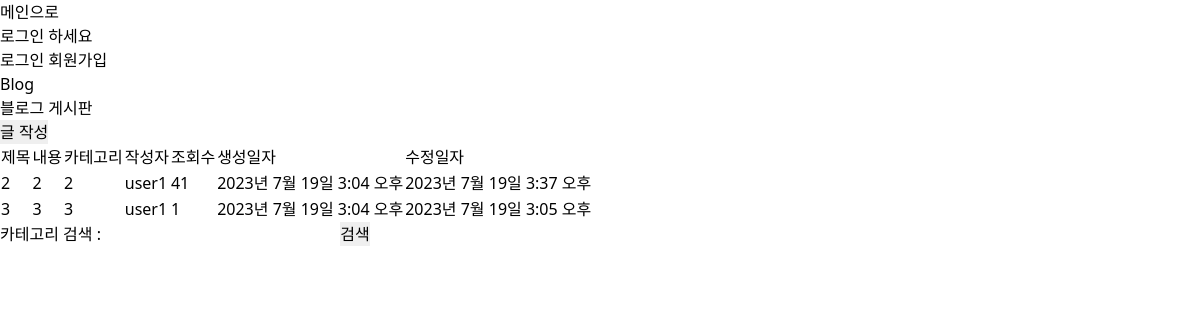
/blog/, run on an earlier commit of the app's database.
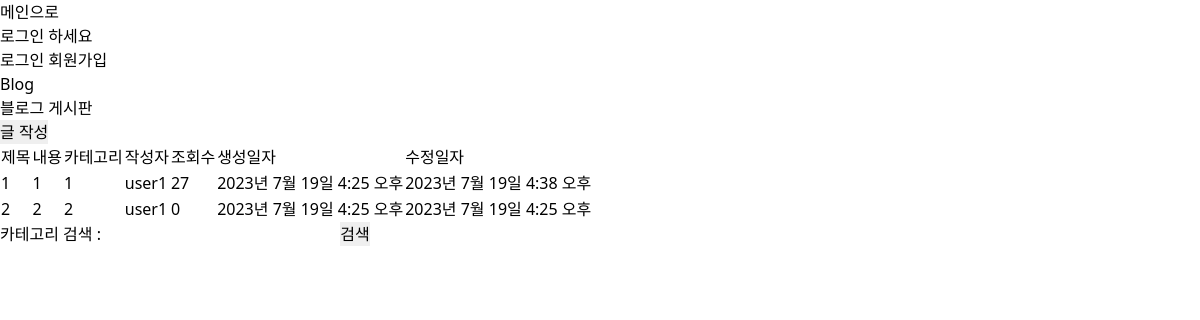
And on a later commit of the database.
### blog/models.py (models this page shows)
class Post(models.Model):
    title = models.CharField(max_length=30)
    content = models.TextField()
    imgfile = models.ImageField(null=True, upload_to="", blank=True)
    category = models.CharField(max_length=10)
    writer = models.ForeignKey(User, on_delete=models.CASCADE)
    count = models.PositiveIntegerField(default=0)
    created_at = models.DateTimeField(auto_now_add=True)
    updated_at = models.DateTimeField(auto_now=True)

### user/models.py (models this page shows)
class User(AbstractUser):
    username = models.CharField(unique=True, max_length=20)
    is_staff = models.BooleanField(default=False)
    is_active = models.BooleanField(default=True)
    is_superuser = models.BooleanField(default=False)
    last_login = models.DateTimeField(null=True, blank=True)
    date_joined = models.DateTimeField(auto_now_add=True)
    USERNAME_FIELD = "username"
    EMAIL_FIELD = "username"
    REQUIRED_FIELDS = []
    objects = UserManager()

### blog/views.py (the view)
# urls.py: path("", views.PostList.as_view(), name='post-list'),
class PostList(View):
    def get(self, request):
        post_objs = Post.objects.all()
        context = {
            'title': '블로그',
            'posts': post_objs
        }
        return render(request, 'blog/post_list.html', context)

### blog/templates/blog/post_list.html (shortened to what this page needs)
{% extends 'base.html' %}
{% block content %}
    <p>블로그 게시판</p>
    <form action="{% url 'blog:post-write' %}" method="get">
        <input type="submit" value="글 작성">
    </form>
    {% if posts %}
        <table>
            <thead>
                <tr>
                    <td>제목</td>
                    <td>내용</td>
                    <td>카테고리</td>
                    <td>작성자</td>
                    <td>조회수</td>
                    <td>생성일자</td>
                    <td>수정일자</td>
                </tr>
            </thead>
            <tbody>
                {% for post in posts %}
                    <tr>
                        <td><a href="{% url 'blog:post-detail' id=post.pk %}">{{ post.title }}</a></td>
                        <td><a href="{% url 'blog:post-detail' id=post.pk %}">{{ post.content }}</a></td>
                        <td><a href="{% url 'blog:post-detail' id=post.pk %}">{{ post.category }}</a></td>
                        <td><a href="{% url 'blog:post-detail' id=post.pk %}">{{ post.writer }}</a></td>
                        <td><a href="{% url 'blog:post-detail' id=post.pk %}">{{ post.count }}</a></td>
                        <td><a href="{% url 'blog:post-detail' id=post.pk %}">{{ post.created_at }}</a></td>
                        <td><a href="{% url 'blog:post-detail' id=post.pk %}">{{ post.updated_at }}</a></td>
                    </tr>
                {% endfor %}
            </tbody>
        </table>
    {% else %}
        <p>작성된 게시물이 없습니다.</p>
    {% endif %}
    <form id="search-form" action="" method="get">
        카테고리 검색 : <input id="search-input" type="text"/>
        <input type="submit" value="검색">
    </form>
{% endblock %}

### templates/base.html (shortened to what this page needs)
<!DOCTYPE html>
<html lang="ko">
<head>
    <link href="https://unpkg.com/tailwindcss@^1.0/dist/tailwind.min.css" rel="stylesheet">
</head>
<body>
    <div>
        <a href="{% url 'index' %}">메인으로</a>
        {% if user.is_authenticated %}
            <p>어서오세요, {{ user.username }}</P>
            <a href="{% url 'user:logout' %}?next={{ request.path }}">로그아웃</a>
        {% else %}
            <P>로그인 하세요</P>
            <a href="{% url 'user:login' %}?next={{ request.path }}">로그인</a>
            <a href="{% url 'user:register' %}">회원가입</a>
        {% endif %}
        <h1>Blog</h1>
        {% block content %}
        {% endblock %}
    </div>
</body>
</html>

What changed in the data, as far as the page shows it:
removed Post: title "2", content "2", category "2", writer "user1", count "41", created_at "2023년 7월 19일 3:04 오후", updated_at "2023년 7월 19일 3:37 오후"
removed Post: title "3", content "3", category "3", writer "user1", count "1", created_at "2023년 7월 19일 3:04 오후", updated_at "2023년 7월 19일 3:05 오후"
added Post: title "1", content "1", category "1", writer "user1", count "27", created_at "2023년 7월 19일 4:25 오후", updated_at "2023년 7월 19일 4:38 오후"
added Post: title "2", content "2", category "2", writer "user1", count "0", created_at "2023년 7월 19일 4:25 오후", updated_at "2023년 7월 19일 4:25 오후"
